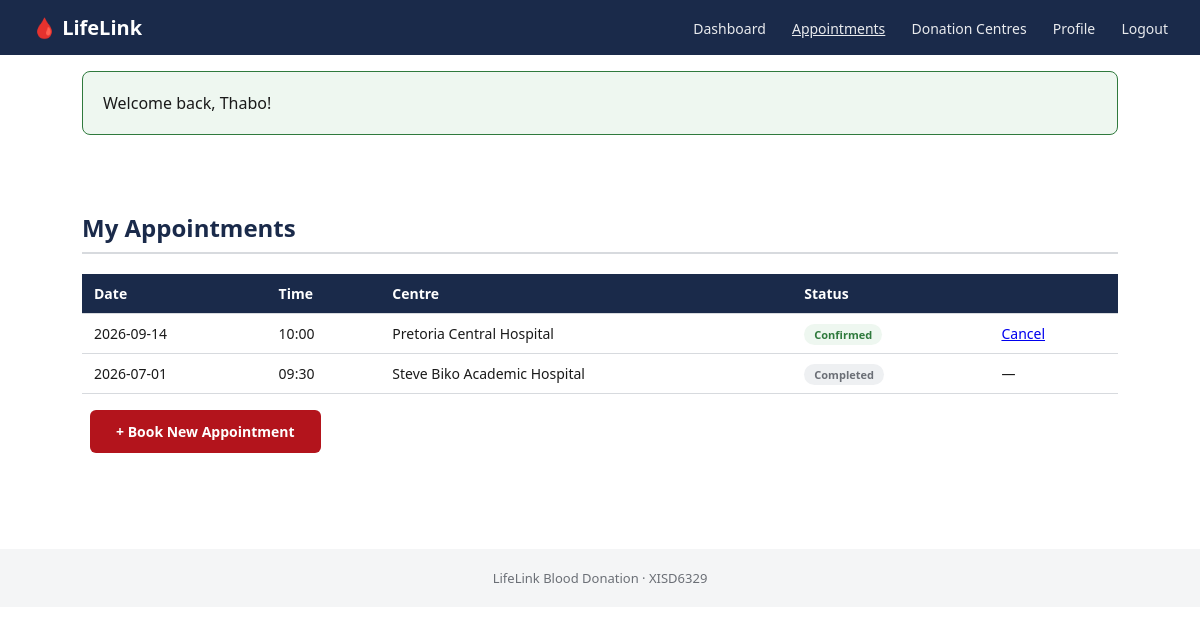
Screenshot of /pages/appointments.php (signed in) with the database file from the repository.
### tables this page shows
CREATE TABLE appointments (
  appointment_id INT AUTO_INCREMENT PRIMARY KEY,
  donor_id INT NOT NULL,
  hospital_id INT NOT NULL,
  scheduled_date DATE NOT NULL,
  scheduled_time TIME NOT NULL,
  donation_type VARCHAR(20) NOT NULL DEFAULT 'WholeBlood',
  status VARCHAR(20) NOT NULL DEFAULT 'Confirmed',  
  notes VARCHAR(255),
  created_at TIMESTAMP NOT NULL DEFAULT CURRENT_TIMESTAMP,
  FOREIGN KEY (donor_id) REFERENCES donors(donor_id) ON DELETE CASCADE,
  FOREIGN KEY (hospital_id) REFERENCES hospitals(hospital_id)
);

CREATE TABLE hospitals (
  hospital_id INT AUTO_INCREMENT PRIMARY KEY,
  hospital_name VARCHAR(150) NOT NULL,
  address VARCHAR(255) NOT NULL,
  latitude DECIMAL(10,6),
  longitude DECIMAL(10,6),
  contact_email VARCHAR(150),
  contact_phone VARCHAR(30),
  operating_hours VARCHAR(100),
  is_approved TINYINT(1) NOT NULL DEFAULT 1
);

### pages/appointments.php (the view, shortened to what this page needs)
<?php
$pdo = db();
$donorId = $_SESSION['donor_id'];
$stmt = $pdo->prepare(
    "SELECT a.appointment_id, a.scheduled_date, a.scheduled_time, h.hospital_name, a.status
     FROM appointments a JOIN hospitals h ON h.hospital_id = a.hospital_id
     WHERE a.donor_id = ?
     ORDER BY a.scheduled_date DESC, a.scheduled_time DESC"
);
$stmt->execute([$donorId]);
$appointments = $stmt->fetchAll();
$badgeClass = ['Confirmed' => 'badge-confirmed', 'Pending' => 'badge-pending', 'Completed' => 'badge-completed', 'Cancelled' => 'badge-completed'];
include __DIR__ . '/../includes/header.php';
?>
  <div class="section">
    <h2>My Appointments</h2>
    <?php if (empty($appointments)): ?>
      <p style="color:var(--grey);">You have no appointments yet.</p>
    <?php else: ?>
      <table>
        <tr><th>Date</th><th>Time</th><th>Centre</th><th>Status</th><th></th></tr>
        <?php foreach ($appointments as $a): ?>
          <tr>
            <td><?= htmlspecialchars($a['scheduled_date']) ?></td>
            <td><?= htmlspecialchars(substr($a['scheduled_time'], 0, 5)) ?></td>
            <td><?= htmlspecialchars($a['hospital_name']) ?></td>
            <td><span class="badge <?= $badgeClass[$a['status']] ?? 'badge-completed' ?>"><?= htmlspecialchars($a['status']) ?></span></td>
            <td>
              <?php if (in_array($a['status'], ['Confirmed', 'Pending'])): ?>
                <a href="appointments.php?cancel=<?= $a['appointment_id'] ?>" onclick="return confirm('Cancel this appointment?');">Cancel</a>
              <?php else: ?>—<?php endif; ?>
            </td>
          </tr>
        <?php endforeach; ?>
      </table>
    <?php endif; ?>
    <p style="margin-top:16px;"><a class="btn btn-primary" href="book_appointment.php">+ Book New Appointment</a></p>
  </div>
<?php include __DIR__ . '/../includes/footer.php'; ?>

### assets/css/style.css (style rules this page uses)
:root { --navy: #1a2a4a; --red: #b3141c; --light: #f4f5f6; --grey: #6b6f76; --border: #d7dade; }
* { box-sizing: border-box; }
body { margin: 0; font-family: "Segoe UI", Arial, sans-serif; color: #1a1a1a; background: #ffffff; }
.btn { display: inline-block; padding: 12px 26px; border-radius: 6px; font-weight: 600; text-decoration: none; margin: 0 8px; cursor: pointer; border: none; font-size: 14px; }
.btn-primary { background: var(--red); color: #fff; }
.section { padding: 40px 32px; max-width: 1100px; margin: 0 auto; }
.section h2 { color: var(--navy); border-bottom: 2px solid var(--border); padding-bottom: 8px; }
.badge { padding: 3px 10px; border-radius: 12px; font-size: 11px; font-weight: 600; }
.badge-confirmed { background: #eef7f0; color: #2f7a3d; }
.badge-completed { background: #eef0f2; color: var(--grey); }
table { width: 100%; border-collapse: collapse; margin-top: 10px; }
th, td { text-align: left; padding: 10px 12px; border-bottom: 1px solid var(--border); font-size: 14px; }
th { background: var(--navy); color: #fff; }

### rows the page displays
appointments: scheduled_date "2026-09-14", scheduled_time "10:00", hospital.hospital_name "Pretoria Central Hospital", status "Confirmed"
appointments: scheduled_date "2026-07-01", scheduled_time "09:30", hospital.hospital_name "Steve Biko Academic Hospital", status "Completed"

### other values shown
$_SESSION['flash'] "Welcome back, Thabo!"
